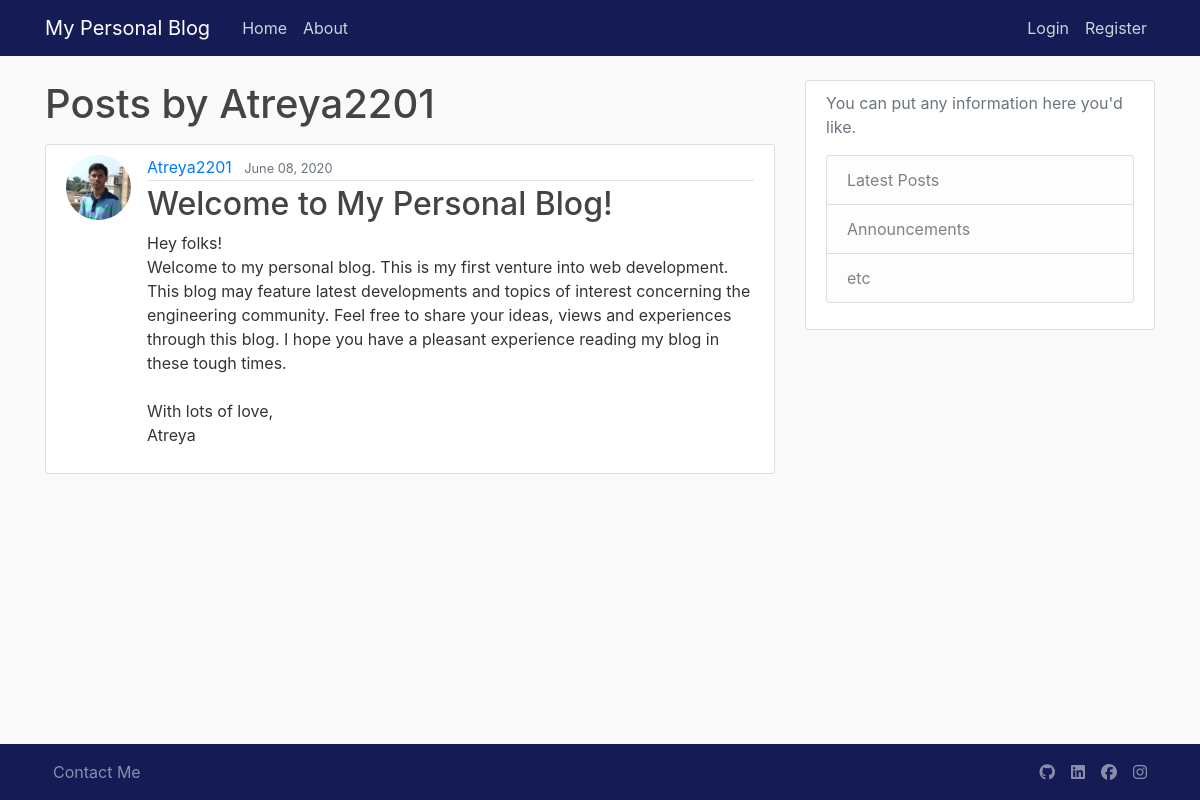
/user/Atreya2201, run on the app's committed database.
### blog/models.py (models this page shows, shortened)
class Post(models.Model):
    title = models.CharField(max_length=100)
    content = models.TextField()
    date_posted = models.DateTimeField(default=timezone.now)
    author = models.ForeignKey(User, on_delete=models.CASCADE)

### users/models.py (models this page shows, shortened)
class Profile(models.Model):
    user = models.OneToOneField(User, on_delete=models.CASCADE)
    image = models.ImageField(default='default.jpg', upload_to='profile_pics')

### blog/views.py (the view)
# urls.py: path('user/<str:username>', UserPostListView.as_view(), name='user-posts'),
class UserPostListView(ListView):
    model = Post
    template_name = 'blog/user_posts.html'  # <app>/<model>_<viewtype>.html
    context_object_name = 'posts'
    def get_queryset(self):
        user = get_object_or_404(User, username=self.kwargs.get('username'))
        return Post.objects.filter(author=user).order_by('-date_posted')

### blog/templates/blog/user_posts.html
{% extends "blog/base.html" %}
{% block content %}
    <h1 class="mb-3">Posts by {{ view.kwargs.username }}</h1>
    {% for post in posts %}
        <article class="media content-section">
          <img class = "rounded-circle article-img" src = "{{ post.author.profile.image.url }}">
          <div class="media-body">
            <div class="article-metadata">
              <a class="mr-2" href="{% url 'user-posts' post.author.username %}">{{ post.author }}</a>
              <small class="text-muted">{{ post.date_posted|date:"F d, Y" }}</small>
            </div>
            <h2><a class="article-title" href="{% url 'post-detail' post.id %}">{{ post.title }}</a></h2>
            <p class="article-content">{{ post.content }}</p>
          </div>
        </article>
    {% endfor %}
{% endblock content %}

### blog/static/blog/main.css (style rules this page uses)
body { background: #fafafa; color: #333333; margin-top: 5rem; }
h1, h2, h3, h4, h5, h6 { color: #444444; }
.content-section { background: #ffffff; padding: 10px 20px; border: 1px solid #dddddd; border-radius: 3px; margin-bottom: 20px; }
.article-title { color: #444444; }
.article-content { white-space: pre-line; }
.article-img { height: 65px; width: 65px; margin-right: 16px; }
.article-metadata { padding-bottom: 1px; margin-bottom: 4px; border-bottom: 1px solid #e3e3e3 }

### data on the page
Post: author.profile.image (picture), author "Atreya2201", date_posted "June 08, 2020", title "Welcome to My Personal Blog!", content "Hey folks! Welcome to my personal blog. This is my first venture into web development. This blog may feature latest developments and topics of interest concerning the engineering community. Feel free to share your ideas, views and experiences through this blog. I hope you have a pleasant experience reading my blog in these tough times. With lots of love, Atreya"

### other printed values
{{ view.kwargs.username }} "Atreya2201"
